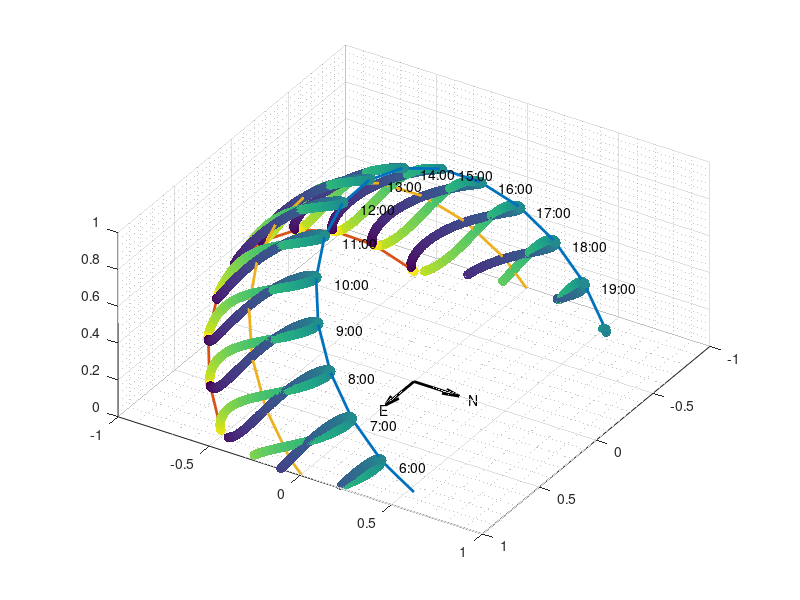

Write the MATLAB code that produced this figure. (Note: this script raises an error after producing the figure.)
% code by u/ansariddle
% coordinates: 33.4° N, 111.9° W , Meridian: 105 (NO DAYLIGHT SAVINGS)
% Masters, Gilbert (2004) "Renewable and Efficient Electric Power Systems" - Page 409
clear all; close all; clc
Lat = 41.43; %Latitude
Lon = -111.9; %Longitude
Mer = -105; %Meridien (Constant if no DST)
n = 0:1/24:365; %Solar time
B = 360/364*(n-81); 
E = 9.87*sind(2*B) - 7.53*cosd(B) - 1.5*sind(B); %time shift
n = n + (4*(Mer - Lon) + E)/(60*24); %Solar Time to Clock Time
decl = 23.45*sind(360/365*(n - 81)); %declination
H = (0.5-mod(n,1))*24*15; %hours from noon
sinbeta = cosd(Lat).*cosd(decl).*cosd(H) + sind(Lat).*sind(decl); %sin of solar altitude
phis = asind(cosd(decl).*sind(H)./cosd(asind(sinbeta))); %solar azimuth
cond = cosd(H)>=tand(decl)/tand(Lat);
phis(~cond) = -phis(~cond)+sign(phis(~cond))*180; %correct azimuth
x = cosd(phis-90).*cosd(asind(sinbeta)); %normal x,y,z vector of sun position
y = sind(phis-90).*cosd(asind(sinbeta));
z = sinbeta;
scatter3(x,y,z,x*0+50,n,'filled');axis equal
view(-238,31);axis([-1 1 -1 1 0 1])
grid on;grid minor; [~,i] = max(decl-abs(H));[~,j] = min(decl); [~,k] = min(abs(decl)); hold on;
plot3(x(i+(-12:12)),y(i+(-12:12)),z(i+(-12:12)),'linewidth',2)
plot3(x(j+(-12:12)),y(j+(-12:12)),z(j+(-12:12)),'linewidth',2)
plot3(x(k+(-12:12)),y(k+(-12:12)),z(k+(-12:12)),'linewidth',2)
for n = (-7:6)
    text(x(i+n),y(i+n)+.1,z(i+n),num2str(13+n,'%i:00'))
end
quiver3([0 0],[0 0],[0 0],[0 1],[1 0],[0 0],.25,'k','linewidth',2)
hold off;text(0,.3,0,'N');text(.3,0,0,'E'); camproj('perspective');
h = colorbar; ylabel(h, 'Day of the Year')
colormap('hsv')
title(sprintf('Position of Sun in the Sky throughout the Year in Lat: %.1f^o and Lon: %.1f^o at Different Times of the day',Lat, Lon));
x = 1:1024; x = x'; colormap(circshift(flip(hsv(1024)),-270,1) - circshift(flip(hsv(1024)),-270,1).*heaviside(-.90+sin(24*pi/1024*(x-60))))
set(gca,'XTickLabel',[]);set(gca,'YTickLabel',[]);set(gca,'ZTickLabel',[])
legend('Solar Path','Solstice A','Solstice B','Equinox')